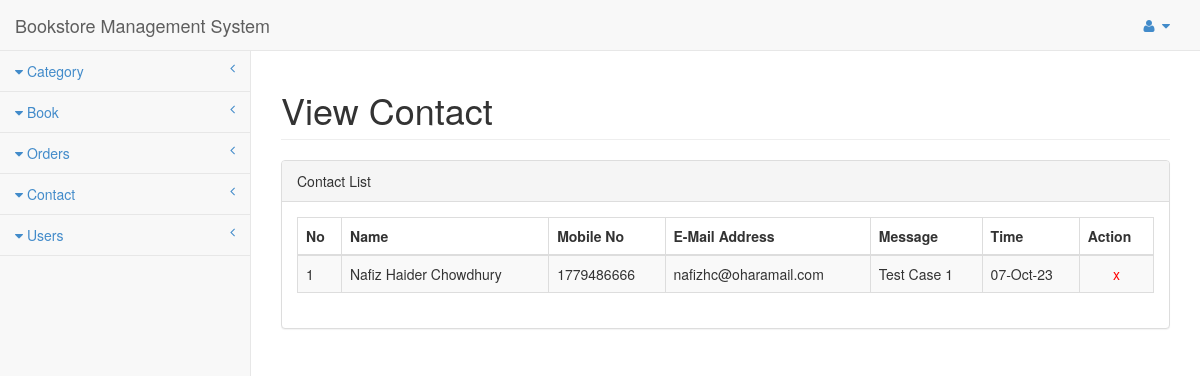
Screenshot of /BSMS/admin/contact_view.php (signed in) with the database file from the repository.
### tables this page shows
CREATE TABLE `contact` (
  `c_id` int(4) NOT NULL,
  `c_fnm` varchar(100) NOT NULL,
  `c_mno` int(10) NOT NULL,
  `c_email` varchar(60) NOT NULL,
  `c_msg` longtext NOT NULL,
  `c_time` varchar(20) NOT NULL
);

### BSMS/admin/contact_view.php (the view)
<?php
    include("includes/header.php");
    include("../includes/connection.php");
?>
<div id="page-wrapper">
    <div class="row">
        <div class="col-lg-12">
            <h1 class="page-header">View Contact</h1>
        </div>
    </div>
    <div class="row">
        <div class="col-lg-12">
            <div class="panel panel-default">
                <div class="panel-heading">
                    Contact List
                </div>
                <div class="panel-body">
                    <div class="table-responsive">
                        <table class="table table-striped table-bordered table-hover" id="dataTables-example">
                            <thead>
                                <tr>
                                    <th>No</th>
                                    <th>Name</th>
                                    <th>Mobile No</th>
                                    <th>E-Mail Address</th>
                                    <th>Message</th>
                                    <th>Time</th>
                                    <th>Action</th>
                                </tr>
                            </thead>
                            <tbody>
                                <?php
                                    $book_q = "SELECT * FROM contact";
                                    $book_res = $link -> query( $book_q);
                                    $count = 1;
                                    while($book_row = $book_res -> fetch_assoc())
                                        {
                                         echo '<tr class="odd gradeX">
                                                <td>'.$count.'</td>
                                                <td>'.$book_row['c_fnm'].'</td>
                                                <td>'.$book_row['c_mno'].'</td>
                                                <td>'.$book_row['c_email'].'</td>
                                                <td>'.$book_row['c_msg'].'</td>
                                                <td>'.@date("d-M-y",$book_row['c_time']).'</td>
                                                <td align="center"><a style="color: red;" href="process_contact_del.php?id='.$book_row['c_id'].'">x</a></td>
                                                </tr>';
                                         $count++;
                                        }
                                ?>
                            </tbody>
                        </table>
                    </div>
                </div>
            </div>
        </div>
    </div>
    <?php
    include("includes/footer.php");
?>

### BSMS/admin/css/sb-admin.css (style rules this page uses)
body { padding-top: 100px; background-color: #f8f8f8; }
@media (min-width:768px) { body { padding-top: 50px; } }
#page-wrapper { padding: 0 15px; min-height: 568px; background-color: #fff; }
@media (min-width:768px) { #page-wrapper { position: inherit; margin: 0 0 0 250px; padding: 0 30px; min-height: 1300px; border-left: 1px solid #e7e7e7; } }

### rows the page displays
contact: c_fnm "Nafiz Haider Chowdhury", c_mno "1779486666", c_email "nafizhc@oharamail.com", c_msg "Test Case 1", c_time "07-Oct-23"
